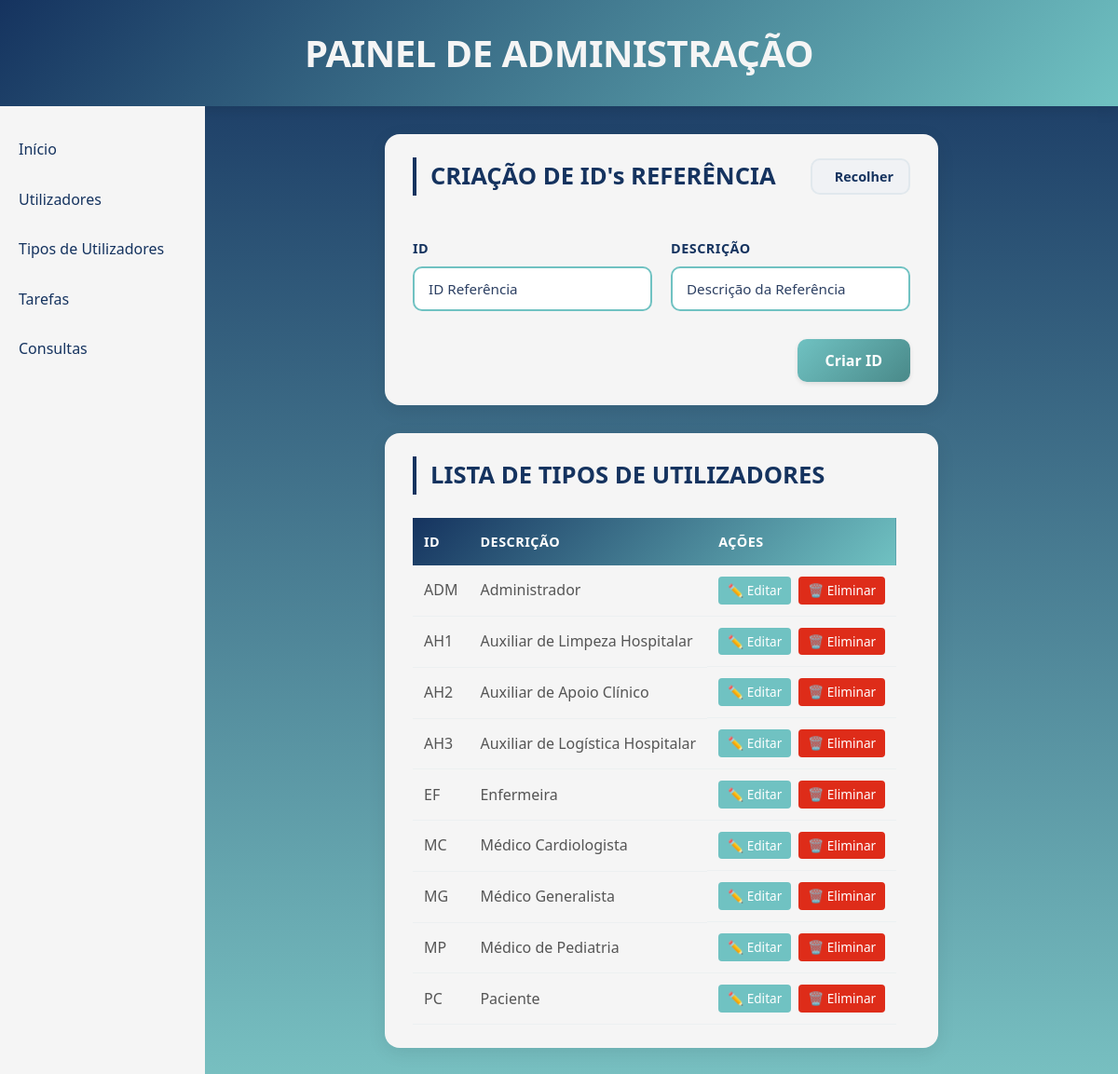
Screenshot of /adm/tipo_users.php (signed in) with the database file from the repository.
### tables this page shows
CREATE TABLE `tipo_util` (
  `id_tipo` varchar(4) NOT NULL,
  `descricao` varchar(100) NOT NULL
);

### adm/tipo_users.php (the view, shortened to what this page needs)
<!DOCTYPE html>
<html lang="pt">
<head>
    <link rel="stylesheet" href="../styles/admin.css">
</head>
<body>
<?php
    require "../db.php";
    $sql = "SELECT * FROM tipo_util";
    $result = $conn->query($sql);
?>
    <header>
        <h1>PAINEL DE ADMINISTRAÇÃO</h1>
    </header>
    <div class="layout">
        <nav class="sidebar">
            <ul>
                <li><a href="../admin.php">Início</a></li>
                <li><a href="users.php">Utilizadores</a></li>
                <li><a href="tipo_users.php">Tipos de Utilizadores</a></li>
                <li><a href="tarefas.php">Tarefas</a></li>
                <li><a href="consultas.php">Consultas</a></li>
            </ul>
        </nav>
        <main class="container">
            <section class="card">
                <div class="card-header">
                    <h2>CRIAÇÃO DE ID's REFERÊNCIA</h2>
                    <button class="btn-toggle" id="btnToggleForm" onclick="toggleForm()" aria-expanded="true" aria-controls="formContainer">
                        Recolher
                    </button>
                    </div>
                <form method="POST" action="../scripts/insert_tipo_user.php">
                    <div class="form-row">
                        <div class="form-group">
                            <label for="ID">ID</label>
                            <input type="text" id="ID" name="ID" placeholder="ID Referência">
                        </div>
                        <div class="form-group">
                            <label for="descricao">Descrição</label>
                            <input type="text" id="descricao" name="descricao" placeholder="Descrição da Referência">
                        </div>
                    </div>
                    <div class="buttons">
                        <button type="submit" class="btn-registar">Criar ID</button>
                    </div>
                </form>
            </section>
            <section class="card">
                <div class="card-header">
                    <h2>LISTA DE TIPOS DE UTILIZADORES</h2>
                </div>
                <table>
                    <thead>
                        <tr>
                            <th>ID</th>
                            <th>Descrição</th>
                            <th>Ações</th>
                        </tr>
                    </thead>
                    <tbody>
                        <?php while($row = $result->fetch_assoc()): ?>
                        <tr>
                            <td><?= $row["id_tipo"] ?></td>
                            <td><?= $row["descricao"] ?></td>
                            <td class="acoes">
                                <a href="scripts/edit_tipo.php?id=<?= $row["id_tipo"] ?>" class="btn-editar">✏️ Editar</a>
                                <a href="scripts/delete_tipo.php?id=<?= $row["id_tipo"] ?>" class="btn-eliminar" onclick="return confirm('Tem a certeza que deseja eliminar este tipo?')">🗑️ Eliminar</a>
                            </td>
                        </tr>
                        <?php endwhile; ?>
                    </tbody>
                </table>
            </section>
        </main>
    </div>
</body>
</html>

### styles/admin.css (style rules this page uses)
* { margin: 0; padding: 0; box-sizing: border-box; font-family: "Segoe UI", Tahoma, Geneva, Verdana, sans-serif; }
body { background: linear-gradient( #15335f 0%, #7ac3c3 100% ); color: #f5f5f5; line-height: 1.6; }
header { background: linear-gradient(135deg, #15335f 0%, #70c2c2 100%); color: #f5f5f5; padding: 25px 20px; text-align: center; box-shadow: 0 4px 15px rgba(0, 0, 0, 0.1); }
header h1 { font-size: 2rem; font-weight: bold; font-size: 40px; letter-spacing: -0.5px; }
.container { max-width: 1300px; margin: 30px auto; padding: 0 20px; }
.card { background: #F5F5F5; margin-bottom: 30px; padding: 25px 30px; border-radius: 16px; box-shadow: 0 5px 20px rgba(0, 0, 0, 0.08); transition: transform 0.2s ease, box-shadow 0.2s ease; }
.card h2 { margin-bottom: 25px; color: #15335f; font-size: 1.6rem; font-weight: 600; border-left: 4px solid #15335f; padding-left: 15px; }
form { display: flex; flex-direction: column; gap: 20px; }
.form-row { display: grid; grid-template-columns: 1fr 1fr; gap: 20px; }
.form-group { display: flex; flex-direction: column; gap: 8px; }
.form-group label { font-weight: 600; color: #15335f; font-size: 0.9rem; text-transform: uppercase; letter-spacing: 0.5px; }
.form-group input, .form-group select { padding: 12px 15px; border: 2px solid #70c2c2; border-radius: 10px; font-size: 0.95rem; transition: all 0.3s ease; background: #FFF; }
.buttons { display: flex; justify-content: flex-end; gap: 15px; margin-top: 10px; }
.btn-registar { background: linear-gradient(135deg, #70c2c2 0%, #498989 100%); color: white; border: none; padding: 12px 30px; border-radius: 10px; font-size: 1rem; font-weight: 600; cursor: pointer; transition: all 0.3s ease; box-shadow: 0 2px 5px rgba(0, 0, 0, 0.1); }
table { width: 100%; border-collapse: collapse; margin-top: 10px; overflow-x: auto; display: block; }
table thead { background: linear-gradient(135deg, #15335f 0%, #70c2c2 100%); }
table th { color: white; padding: 14px 12px; text-align: left; font-weight: 600; font-size: 0.9rem; text-transform: uppercase; letter-spacing: 0.5px; }
table td { padding: 12px; border-bottom: 1px solid #ecf0f1; color: #555; }
table tbody tr { transition: background 0.2s ease; }
.card { animation: fadeIn 0.5s ease-out; }
::placeholder { color: #2d4063; opacity: 1; }
.card-header { display: flex; justify-content: space-between; align-items: center; margin-bottom: 25px; }
.card-header h2 { margin-bottom: 0; border-left: 4px solid #15335f; padding-left: 15px; }
.btn-toggle { background: #f0f2f5; border: 2px solid #e1e8ed; border-radius: 10px; padding: 8px 16px; cursor: pointer; font-size: 0.9rem; font-weight: 600; color: #15335f; transition: all 0.3s ease; display: flex; align-items: center; gap: 8px; }
.layout { display: flex; }
.sidebar { width: 220px; min-height: 100vh; background-color: #F5F5F5; border-color: #498989; padding: 20px 0; }
.sidebar ul { list-style: none; padding: 0; margin: 0; }
.sidebar ul li a { display: block; padding: 14px 20px; color: #15335f; text-decoration: none; }
table { width: 100%; overflow-x: auto; display: block; }
.acoes { display: flex; gap: 8px; }
.btn-editar, .btn-eliminar { padding: 4px 10px; border-radius: 4px; text-decoration: none; font-size: 0.85rem; }
.btn-editar { background: #70c2c2; color: white; }
.btn-eliminar { background: #de2c19; color: white; }

### rows the page displays
tipo_util: id_tipo "ADM", descricao "Administrador"
tipo_util: id_tipo "AH1", descricao "Auxiliar de Limpeza Hospitalar"
tipo_util: id_tipo "AH2", descricao "Auxiliar de Apoio Clínico"
tipo_util: id_tipo "AH3", descricao "Auxiliar de Logística Hospitalar"
tipo_util: id_tipo "EF", descricao "Enfermeira"
tipo_util: id_tipo "MC", descricao "Médico Cardiologista"
tipo_util: id_tipo "MG", descricao "Médico Generalista"
tipo_util: id_tipo "MP", descricao "Médico de Pediatria"
tipo_util: id_tipo "PC", descricao "Paciente"
